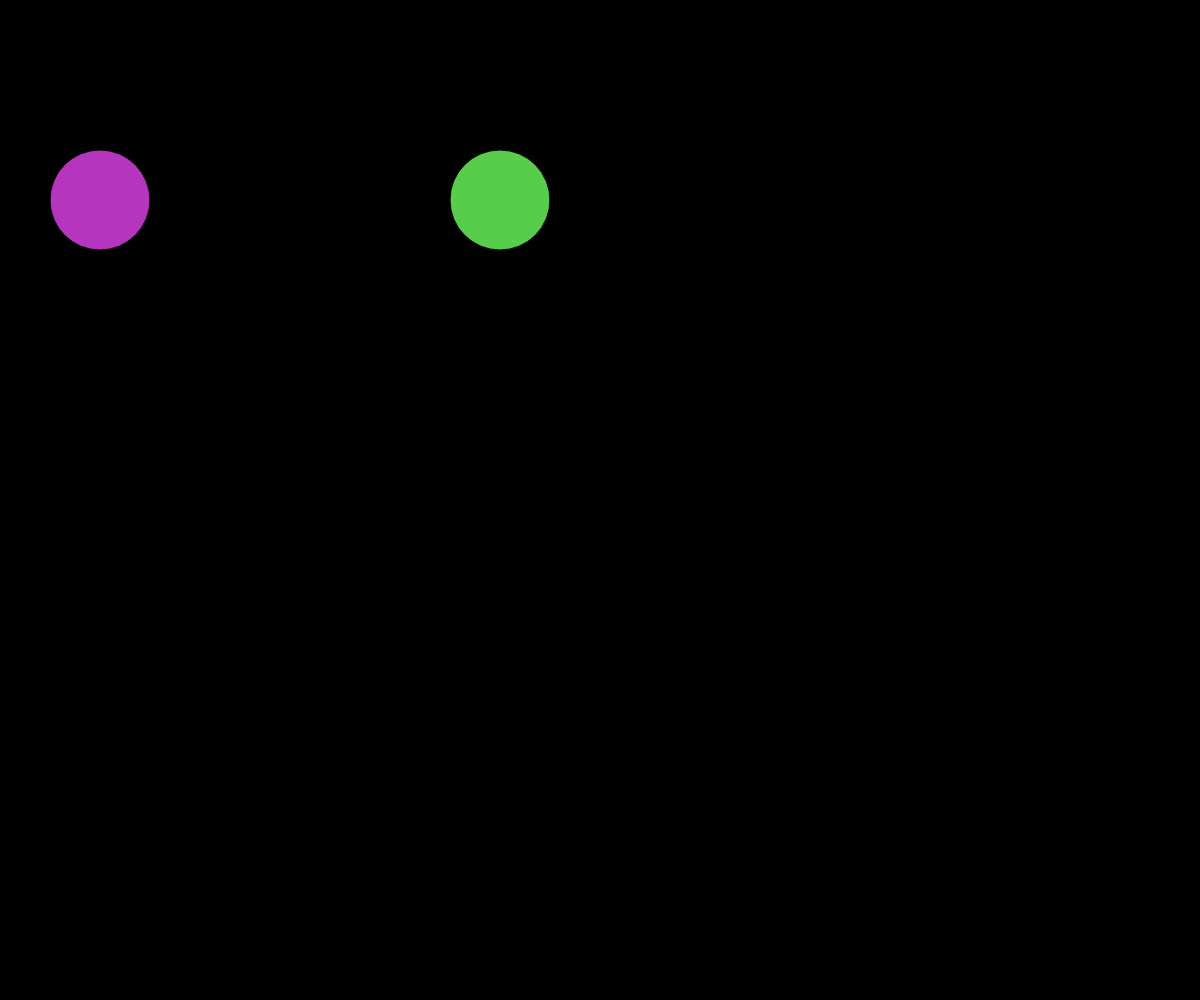
Frame 1 (no input)
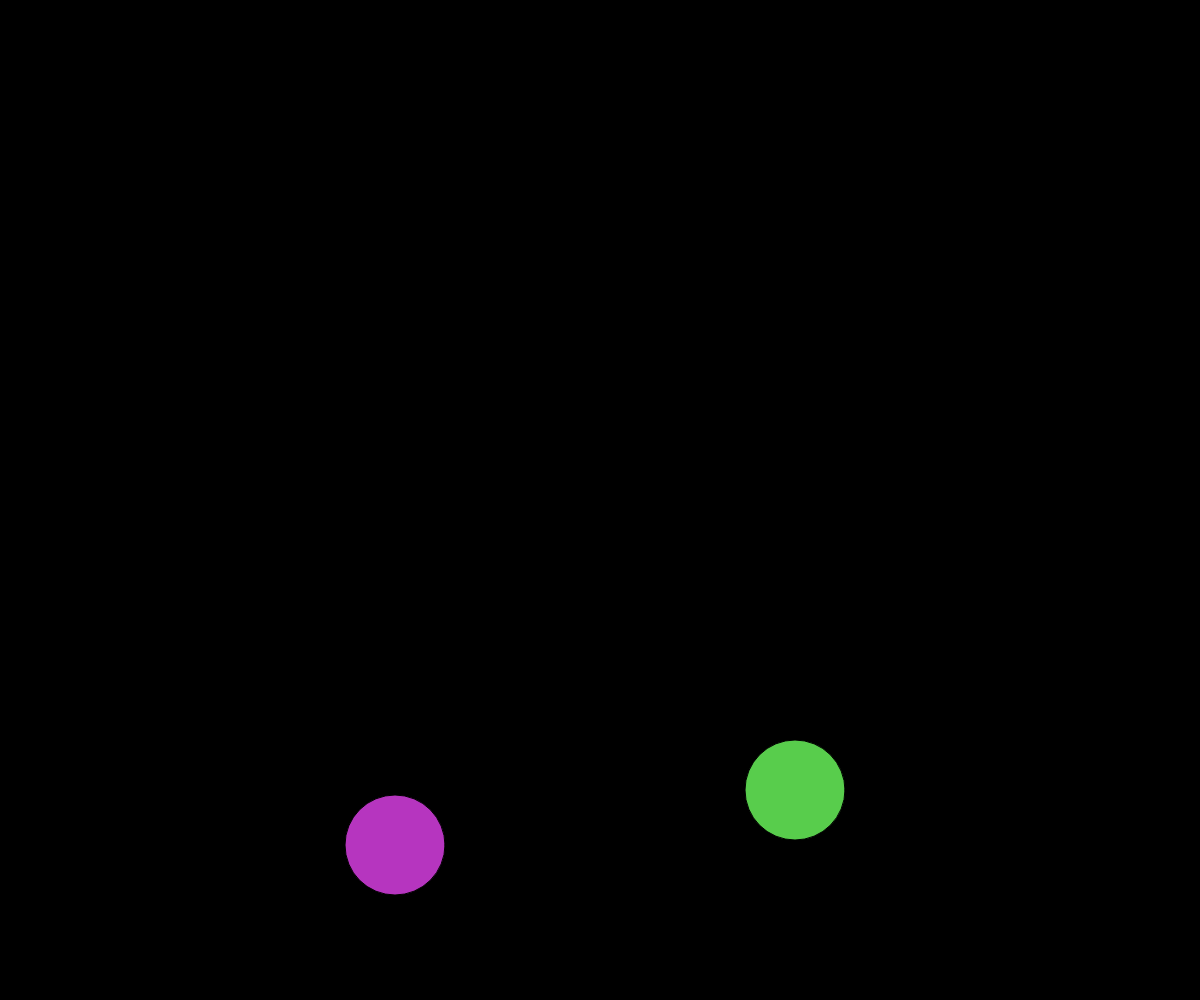
Frame 60 (no input)
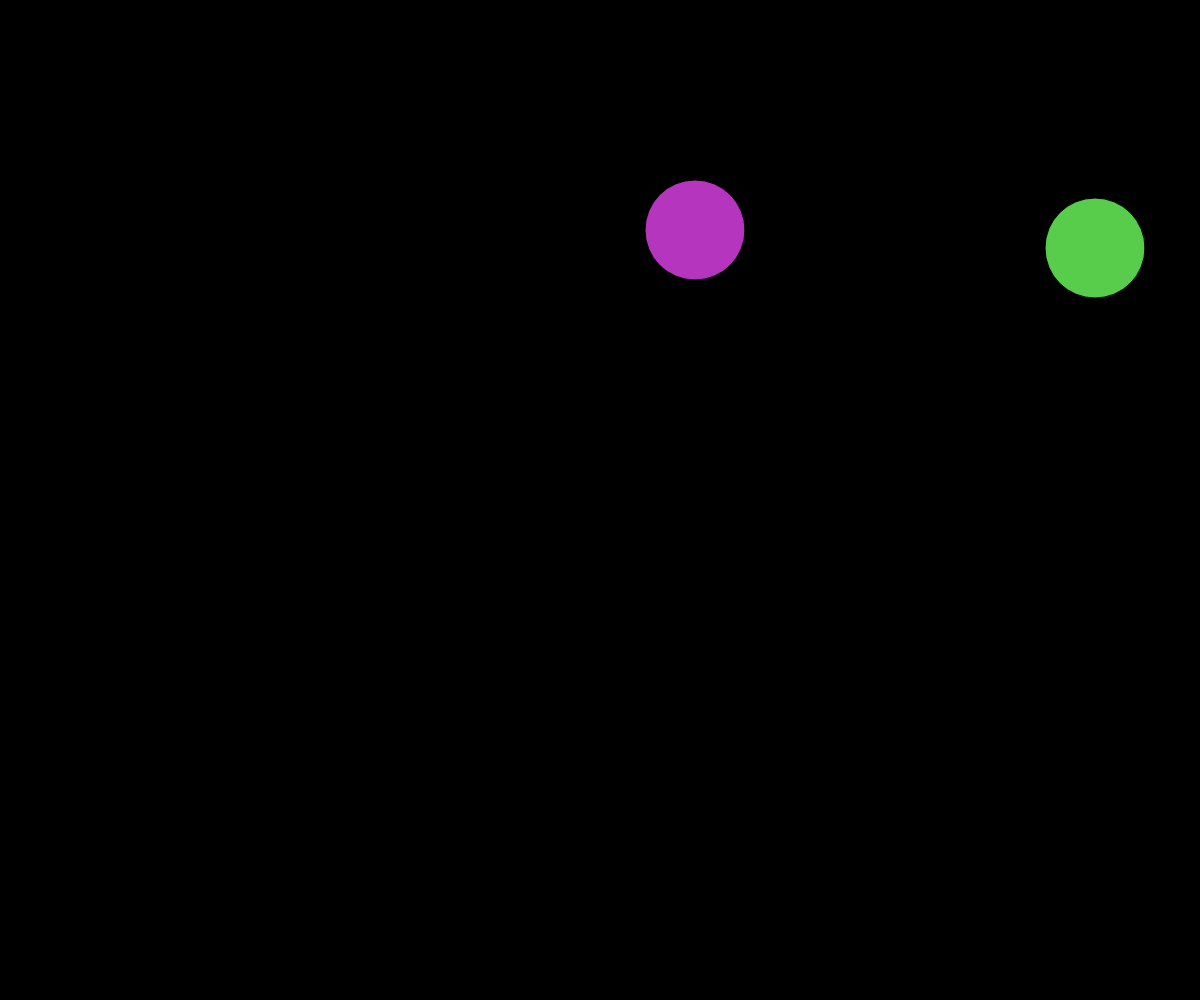
Frame 120 (the mouse pressed at the canvas centre since frame 60)

The p5.js sketch that drew these frames (run headless with seeded random() and noise() and a simulated clock; from frame 60 on, the mouse is pressed at the canvas centre):

// p5.js sketch
// ── sketch.js
let ball_1, ball_2;
let gravity;
let n = 1; //number of balls


function setup() {
  createCanvas(windowWidth, windowHeight);
  gravity = createVector(0, 2); //the force 'm*g = mass*acc. due to gravity'

  ball_1 = new bounce(100, 200, 50, 4);
  ball_1.applyForce(gravity);

  ball_2 = new bounce(500, 200, 50, 6);
  ball_2.applyForce(gravity);
}

function draw() {
  background(0);

  ball_1.display();
  ball_1.move();

  ball_2.display();
  ball_2.move();

}
// ── class.js
class bounce {
  r = random(255);
  g = random(255);
  b = random(255);

  constructor(X, Y, rad, m) {
    this.mass = m
    this.radius = rad;
    this.position = createVector(X, Y);
    this.speed = createVector(5, 0);
    this.acc = createVector(0, 0);

  }

  display() {
    fill(this.r, this.g, this.b);
    circle(this.position.x, this.position.y, this.radius * 2);
  }

  move() {
    //the retardation of speed when ball moves up 
    //is because of Euler integration inaccuracies of infinitesimals
    this.speed.add(this.acc);
    this.position.add(this.speed);
    this.checkEdge();
  }

  checkEdge() {
    if (this.position.y >= height - this.radius) {
      this.position.y = height - this.radius;
      this.speed.y *= -1;
      //fill(random(255), random(255), random(255));
    }
    if (this.position.x < this.radius ||
      this.position.x > width - this.radius) {
      this.speed.x *= -1;
      //fill(random(255), random(255), random(255));
    }

  }

  applyForce(force) {
    let f = p5.Vector.div(force, this.mass);  //wrong!!!
    this.acc.add(f);
  }

  texts() {
    push();
    textFont('Consolas');
    textAlign(RIGHT);
    textFont(25);
    stroke(0);
    text(`y = ${this.position.y.toFixed(1)}`, width - 20, 20);
    text(`speed = ${this.speed.y.toFixed(1)}`, width - 20, 40);
    text(`acceleration = ${this.acc.y}`, width - 20, 60);
    text(`frameCount = ${frameCount}`, width - 20, 80);
    pop();
  }

}
